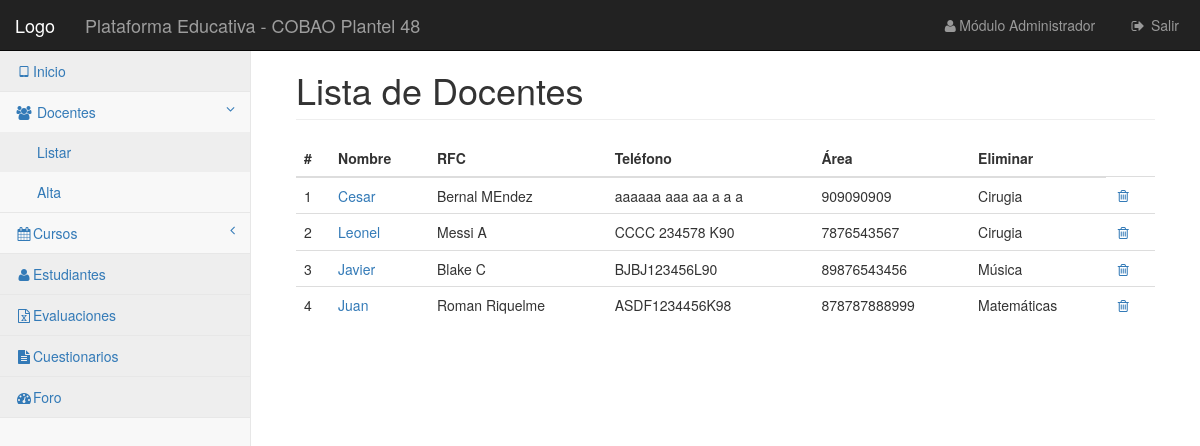
/vistas/docentes/listar.php, run on an earlier commit of the app's database.
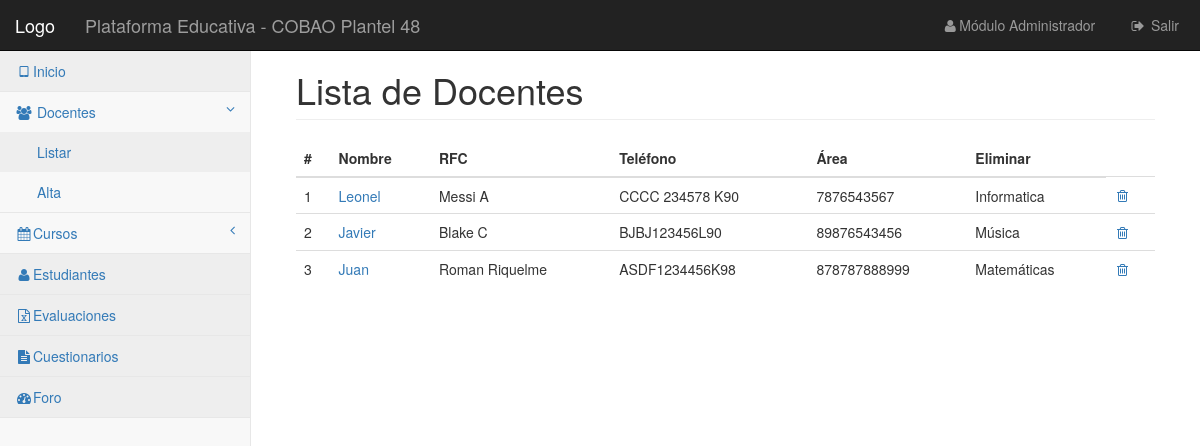
And on a later commit of the database.
### tables this page shows
CREATE TABLE `docentes` (
  `id` int(10) UNSIGNED NOT NULL,
  `nombre` varchar(255) DEFAULT NULL,
  `apaterno` varchar(255) DEFAULT NULL,
  `amaterno` varchar(255) DEFAULT NULL,
  `direccion` text,
  `telefono` varchar(255) DEFAULT NULL,
  `rfc` varchar(255) DEFAULT NULL,
  `area` varchar(255) DEFAULT NULL,
  `curp` varchar(18) NOT NULL,
  `email` varchar(30) NOT NULL
);

### vistas/docentes/listar.php (the view, shortened to what this page needs)
<?php
include '../../control/conexion.php';
$selec = "SELECT * FROM `docentes`";
$ejecutar = $conexion->query($selec);
?>
<!DOCTYPE html>
<html lang="es">
<head>
    <link href="../../css/bootstrap.min.css" rel="stylesheet">
    <link href="../../css/metisMenu.min.css" rel="stylesheet">
    <link href="../../css/timeline.css" rel="stylesheet">
    <link href="../../css/startmin.css" rel="stylesheet">
    <link href="../../css/morris.css" rel="stylesheet">
    <link href="../../css/font-awesome.min.css" rel="stylesheet" type="text/css">
</head>
<body>
<div id="wrapper">
    <nav class="navbar navbar-inverse navbar-fixed-top" role="navigation">
        <div class="navbar-header">
            <a class="navbar-brand" href="#">Logo</a>
        </div>
        <div class="navbar-header">
            <a href="" class="navbar-brand">Plataforma Educativa - COBAO Plantel 48</a>
        </div>
        <ul class="nav navbar-right navbar-top-links">
            <li><a href="#"><i class="fa fa-user fa-fw"></i>Módulo Administrador</a>
            </li>
            <li><a href="#"><i class="fa fa-sign-out fa-fw"></i> Salir</a>
            </li>
        </ul>
        <div class="navbar-default sidebar" role="navigation">
            <div class="sidebar-nav navbar-collapse">
                <ul class="nav" id="side-menu">
                    <li>
                        <a href="../../index.php" class="active"><i class="fa fa-tablet fa-fw"></i>Inicio</a>
                    </li>
                    <li>
                        <a href="#"><i class="fa fa-users fa-fw"></i> Docentes<span class="fa arrow"></span></a>
                        <ul class="nav nav-second-level">
                            <li>
                                <a href="listar.php">Listar</a>
                            </li>
                            <li>
                                <a href="alta.php">Alta</a>
                            </li>
                        </ul>
                    </li>
                    <li>
                        <a href="#"><i class="fa fa-calendar fa-fw"></i>Cursos<span class="fa arrow"></span></a>
                    </li>
                    <li>
                        <a href="#" class="active"><i class="fa fa-user fa-fw"></i>Estudiantes</a>
                    </li>
                    <li>
                        <a href="#" class="active"><i class="fa fa-file-excel-o fa-fw"></i>Evaluaciones</a>
                    </li>
                    <li>
                        <a href="#" class="active"><i class="fa fa-file-text fa-fw"></i>Cuestionarios</a>
                    </li>
                    <li>
                        <a href="#" class="active"><i class="fa fa-dashboard fa-fw"></i>Foro</a>
                    </li>
                </ul>
            </div>
        </div>
    </nav>
    <div id="page-wrapper">
        <div class="container-fluid">
            <div class="row">
                <div class="col-lg-12">
                    <h1 class="page-header">Lista de Docentes</h1>
                </div>
            </div>
            <div class="row">
                <div class="col-lg-12">
                    <div class="table-responsive">
                        <table class="table">
                            <thead>
                            <tr>
                                <th>#</th>
                                <th>Nombre</th>
                                <th>RFC</th>
                                <th>Teléfono</th>
                                <th>Área</th>
                                <th>Eliminar</th>
                            </tr>
                            </thead>
                            <tbody>
                            <?php $i = 0;
                            while ($datos = $ejecutar->fetch_assoc()) {
                                echo "<tr>";
                                echo "<td>". $i += 1 ."</td>";
                                echo "<td> <a href=''>". $datos['nombre'] ."</a></td>";
                                echo "<td>". $datos['apaterno']." ".$datos['amaterno'] ."</td>";
                                echo "<td>". $datos['rfc'] ."</td>";
                                echo "<td>". $datos['telefono'] ."</td>";
                                echo "<td>". $datos['area'] ."</td>";
                                echo "<td><a href='' onclick='return confirm(\"¿Eliminar?\");' <i class='fa fa-trash-o fa-fw' aria-hidden='true'></i></a></td>";
                                echo "<tr>";
                            }
                            ?>
                            </tbody>
                        </table>
                    </div>
                </div>
            </div>
        </div>
    </div>
</div>
</body>
</html>

### css/startmin.css (style rules this page uses)
body { background-color: #f8f8f8; }
#wrapper { width: 100%; }
#page-wrapper { padding: 30px 15px 0 15px; min-height: 568px; background-color: #fff; }
@media (min-width:768px) { #page-wrapper { position: inherit; margin-left: 250px; padding: 30px 30px 0 30px; border-left: 1px solid #e7e7e7; } }
.navbar-header { float: left; }
.navbar-right { text-align: right; }
.navbar-top-links { margin: 0; }
.navbar-top-links li { display: inline-block; }
.navbar-top-links li:last-child { margin-right: 6px; }
.navbar-top-links li a { padding: 15px; min-height: 50px; }
.navbar-top-links>li>a { color: #999; }
.sidebar .sidebar-nav.navbar-collapse { padding-right: 0; padding-left: 0; }
.sidebar ul li { border-bottom: 1px solid #e7e7e7; }
.sidebar ul li a.active { background-color: #eee; }
.sidebar .arrow { float: right; }
.sidebar .fa.arrow:before { content: "\f104"; }
.sidebar .active>a>.fa.arrow:before { content: "\f107"; }
.sidebar .nav-second-level li, .sidebar .nav-third-level li { border-bottom: 0!important; }
.sidebar .nav-second-level li a { padding-left: 37px; }
@media (min-width:768px) { .sidebar { z-index: 1; position: absolute; width: 250px; margin-top: 51px; } }

What changed in the data, as far as the page shows it:
removed docentes: i "1", nombre "Cesar", apaterno "Bernal", amaterno "MEndez", rfc "aaaaaa aaa aa a a a", telefono "909090909", area "Cirugia"
changed docentes "Leonel": i "2" → "1"; area "Cirugia" → "Informatica"
computed for docentes "Javier": i "3" → "2"
computed for docentes "Juan": i "4" → "3"
